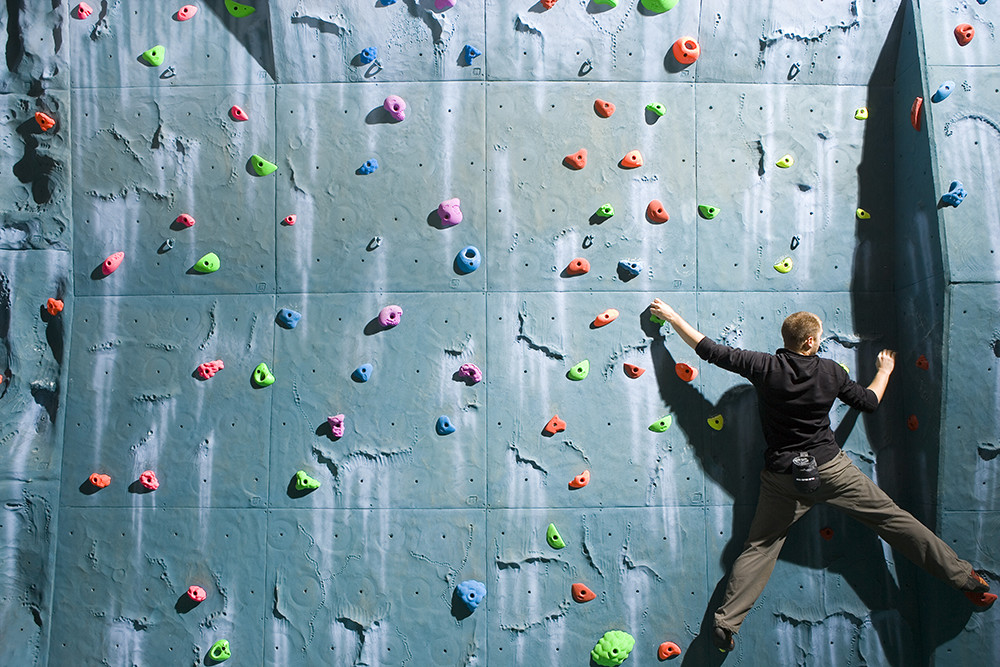
#> input picture Hold Detection/Image2.jpg, 1000 x 667 px
$ python Contours.py   (older library calls are emulated)
#> lines starting #> are read from the running program, lines starting #| are printed output that depends on the picture; after the words box and inside, x2 and y2 are one past the last pixel; in counts of white or black regions, pixels touching at a corner belong together
### Hold Detection/util.py
#Utility file with convenient functions

import matplotlib as plt
import cv2
from PIL import Image
import Tkinter as tk, Tkconstants, tkFileDialog


def openFile():
    root = tk.Tk()
    root.withdraw()
    file_path = tkFileDialog.askopenfilename()
#> the answer given: Image2.jpg
    return file_path

# [48 lines left out: functions openImage, grab_from_webcam, grab_from_file, resize, showImage, not called in this run]

### Hold Detection/Contours.py
import cv2
import numpy as np
import matplotlib.pyplot as plt
from util import openFile
from color import lookupBin, getColorBin

file_path = openFile()
im = cv2.imread(file_path)
#> im is the input picture: shape (667, 1000, 3); mean B, G, R 152.1, 141.6, 117.2

#Image is resized to a resonable size to fit screen and
#speed up processing speed.
c = 1000.0/im.shape[0]
#> c = 1.5
x = int(im.shape[0] * c)
#> x = 999
y = int(im.shape[1] * c)
#> y = 1499
im = cv2.resize(im, (y,x))
#> im: shape (999, 1499, 3)


imgray = cv2.cvtColor(im,cv2.COLOR_BGR2GRAY)
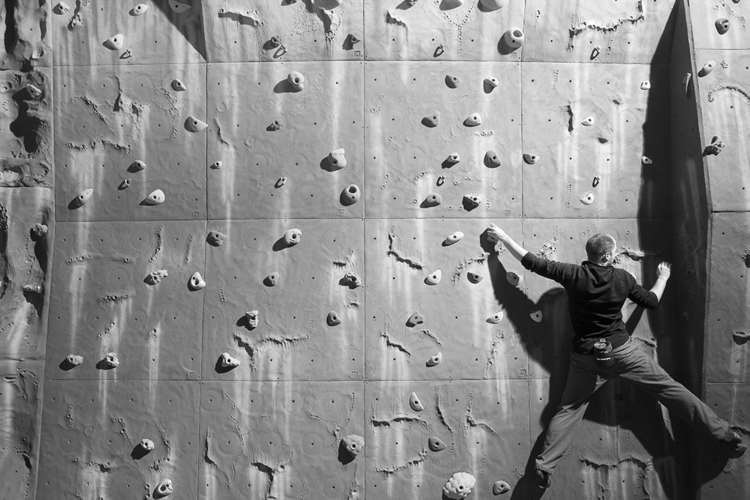
#> imgray: shape (999, 1499) (shown at 1/2 size); min 0, max 254, mean 135.3
ret,thresh = cv2.threshold(imgray,127,255,0)
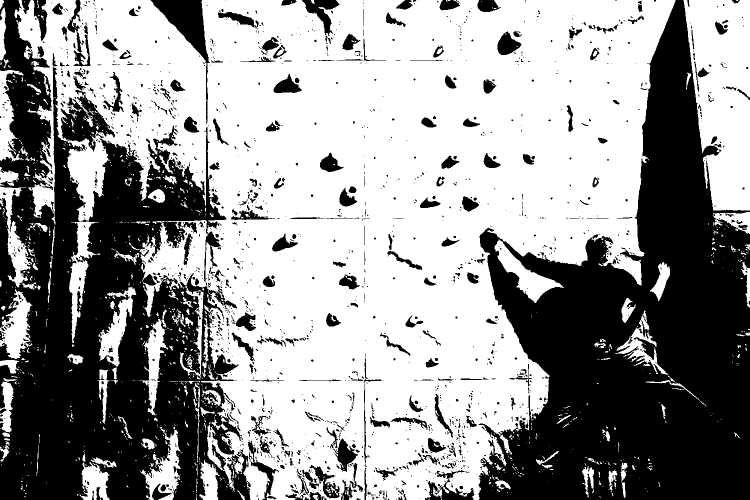
#> thresh: shape (999, 1499) (shown at 1/2 size); 59.8% white; 1846 black regions (1455 under 20 px)
im2, contours, hierarchy = cv2.findContours(thresh,cv2.RETR_TREE,cv2.CHAIN_APPROX_SIMPLE)
#> contours = 3296 contours, 2632 with area under 20; largest, box (x1, y1, x2, y2) and area: (29, 0, 1351, 999) 836360, (1367, 0, 1499, 421) 42632, (120, 189, 231, 304) 6148, (989, 479, 1128, 606) 4732, (0, 578, 65, 718) 4728

numBins = 4
imlab = cv2.cvtColor(im,cv2.COLOR_BGR2LAB)
#> imlab: shape (999, 1499, 3); mean of channels 0, 1, 2 144.2, 122.2, 119.8


for cnt in contours:
	area = cv2.contourArea(cnt)
	if area > 10 and area < 10000:
		#x,y,w,h = cv2.boundingRect(cnt)

		#colorBin = getColorBin(im, (x, y), (x + w, y + h), numBins)
		#color = lookupBin(colorBin, numBins)

		mask = np.zeros(imgray.shape,np.uint8)
		cv2.drawContours(mask,[cnt],0,255,-1)
		meanColor = cv2.mean(imlab,mask = mask)


		meanColor = np.uint8([[[meanColor[0],
								meanColor[1],
						   	 	meanColor[2]]]])

		color = cv2.cvtColor(np.array(meanColor),cv2.COLOR_LAB2BGR)
		color = (int(color[0][0][0]),
				 int(color[0][0][1]),
				 int(color[0][0][2]))

		cv2.drawContours(im, [cnt], 0, color, -1)
#> this loop made 3296 passes
#> (area, meanColor, color) on passes 10, 33, 44, 47, 68, 110, 130, 135, 141, 142, 151, 159: (55.5, [[143, 116, 113]], (160, 142, 91)), (46, [[143, 117, 114]], (158, 141, 95)), (49, [[188, 89, 165]], (111, 198, 128)), (24, [[143, 124, 109]], (167, 138, 105)), (244, [[172, 165, 155]], (118, 136, 238)), (264, [[146, 124, 109]], (170, 141, 108)), (526, [[148, 123, 110]], (170, 144, 110)), (20.5, [[142, 124, 110]], (164, 137, 106)), (68, [[146, 130, 137]], (122, 136, 147)), (47, [[141, 119, 121]], (144, 138, 107)), (348.5, [[147, 124, 110]], (169, 142, 111)), (2597, [[159, 124, 111]], (180, 154, 125))
#> area on pass 326: 31
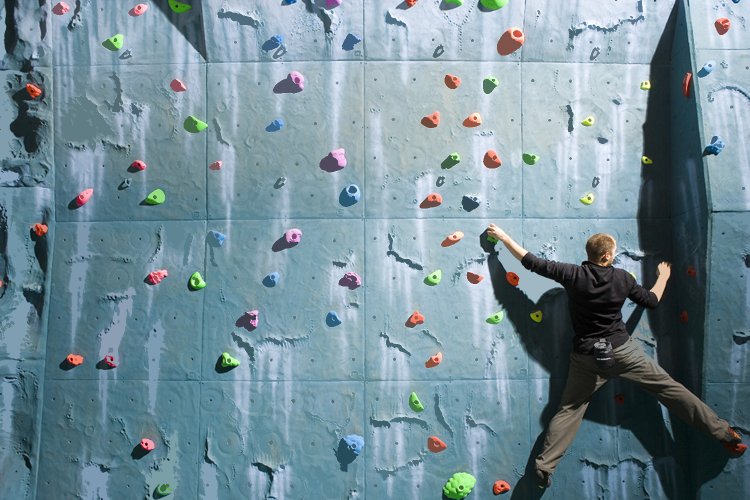
#> im: shape (999, 1499, 3) (shown at 1/2 size); mean B, G, R 151.9, 141.4, 116.8
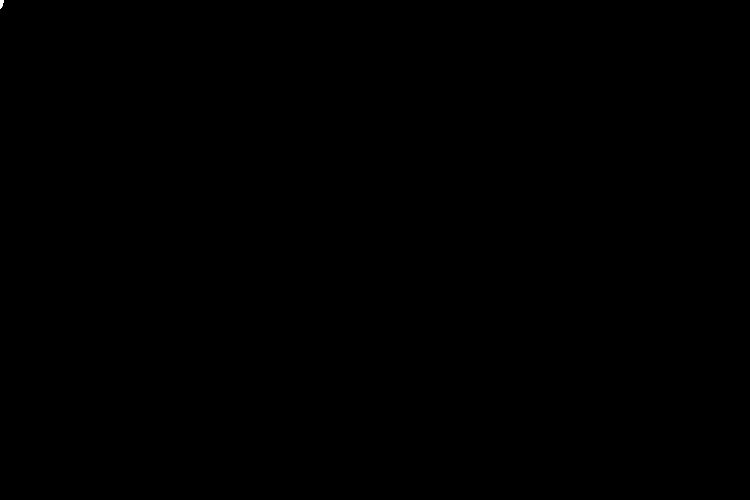
#> mask: shape (999, 1499) (shown at 1/2 size); 0.01% white; 1 white region, box (x1, y1, x2, y2) and area: (0, 0, 8, 18) 95

cv2.imshow("contours",im)
cv2.waitKey(0)

$ run again, on Hold Detection/image.jpg
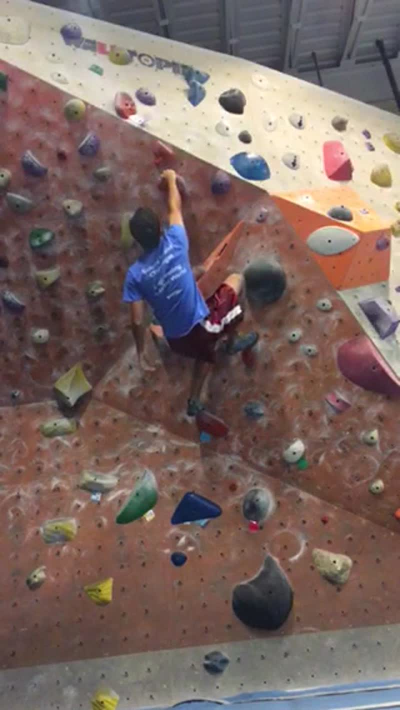
#> input picture Hold Detection/image.jpg, 800 x 1420 px (shown at 1/2 size)
#> im is the input picture: shape (1420, 800, 3); mean B, G, R 98.6, 103.6, 122.6
#> `ret,thresh = cv2.threshold(imgray,127,255,0)`:
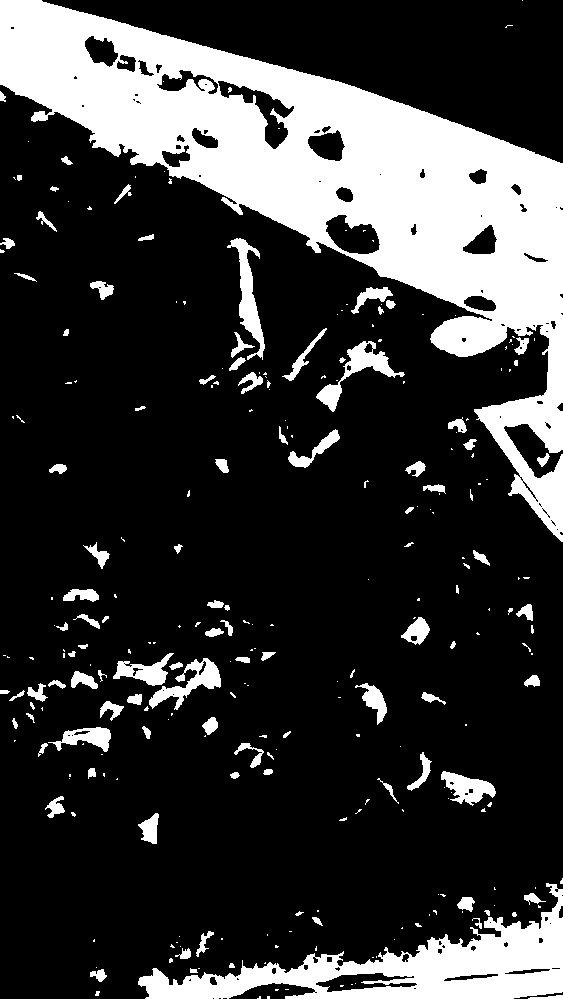
#> thresh: shape (999, 563); 21.8% white; 272 white regions (165 under 20 px)
#> contours = 377 contours, 249 with area under 20; largest, box (x1, y1, x2, y2) and area: (0, 0, 563, 542) 93688, (138, 883, 563, 999) 17482, (217, 80, 295, 150) 1636, (325, 214, 381, 255) 1443, (316, 341, 405, 412) 1388
#> imlab: shape (999, 563, 3); mean of channels 0, 1, 2 114.9, 135.5, 133.8
#> the loop `for cnt in contours:` made 377 passes
#> (area, meanColor, color) on passes 3, 7, 16, 28, 32, 42, 45, 53: (53.5, [[162, 128, 112]], (182, 155, 138)), (102, [[142, 127, 129]], (132, 134, 132)), (71, [[139, 125, 134]], (120, 132, 130)), (112, [[138, 126, 134]], (119, 130, 130)), (34.5, [[143, 127, 129]], (133, 135, 133)), (153, [[142, 128, 130]], (130, 133, 135)), (91.5, [[138, 127, 133]], (121, 130, 131)), (55.5, [[125, 127, 132]], (110, 117, 118))
#> after the loop `for cnt in contours:`:
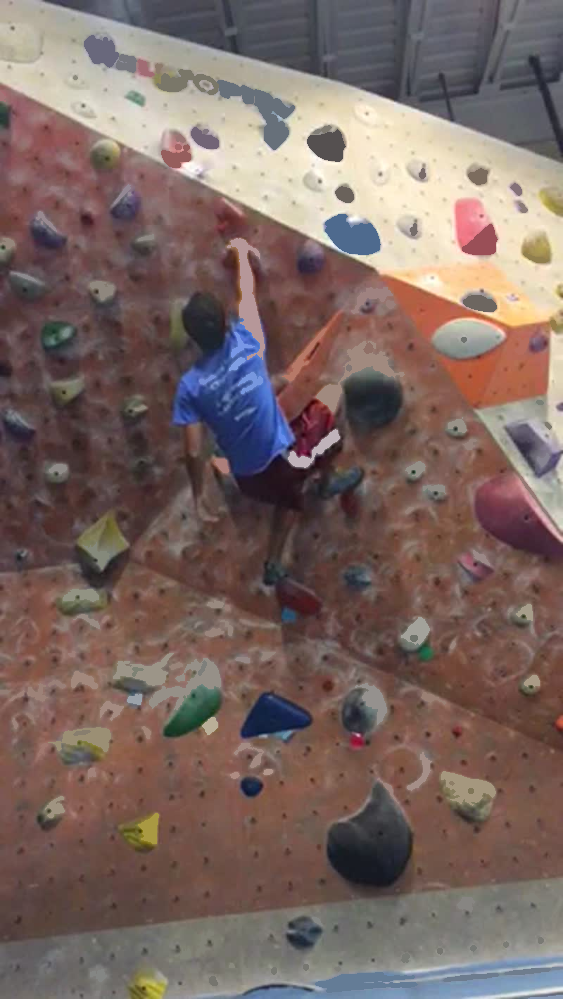
#> im: shape (999, 563, 3); mean B, G, R 98.5, 103.5, 122.4
